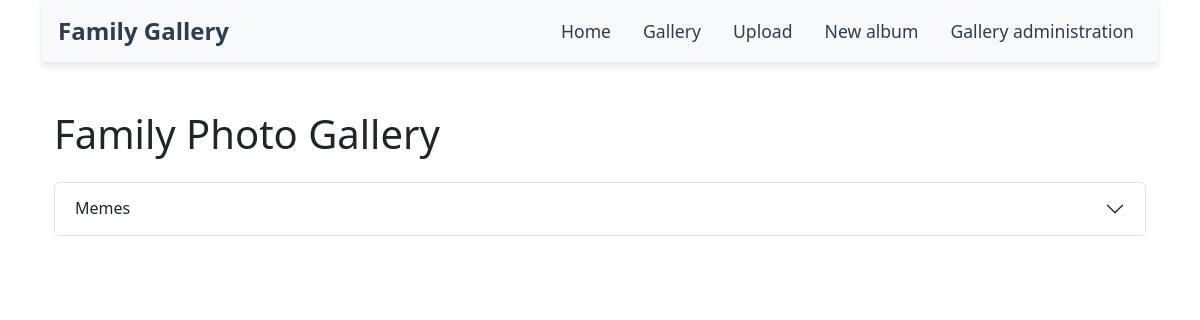
The app's page /gallery/, older data.
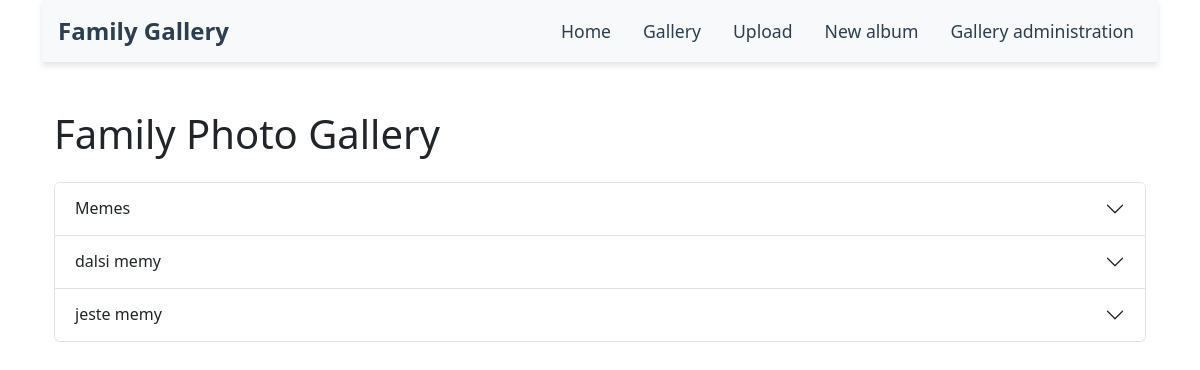
The same page, newer data.
### gallery_app/models.py (models this page shows, shortened)
class Group(models.Model):
    name = models.CharField(max_length=100)

### gallery_app/views.py (the view)
# urls.py: path('', gallery_view, name='gallery'),
def gallery_view(request):
    groups = Group.objects.all()
    photos_by_group = {}
    for group in groups:
        photos_by_group[group] = Photo.objects.filter(group=group)
    return render(request, 'gallery/gallery.html', {
        'photos_by_group': photos_by_group
    })

### gallery_app/templates/gallery/gallery.html (shortened to what this page needs)
{% extends 'base.html' %}
{% block content %}
<div class="container my-5">
    <h1 class="my-4">Family Photo Gallery</h1>
    {% if photos_by_group %}
        <div class="accordion" id="accordionExample">
            {% for group, group_photos in photos_by_group.items %}
                <div class="accordion-item">
                    <h2 class="accordion-header" id="heading{{ group.id }}">
                        <button class="accordion-button collapsed" type="button" data-bs-toggle="collapse" data-bs-target="#collapse{{ group.id }}" aria-expanded="false" aria-controls="collapse{{ loop.index }}">
                            {{ group.name }}
                        </button>
                    </h2>
                </div>
            {% endfor %}
        </div>
    {% else %}
        <p>No photos available.</p>
    {% endif %}
</div>
{% endblock %}

Row changes from the older to the newer data that the page shows:
added Group: name "dalsi memy"
added Group: name "jeste memy"
